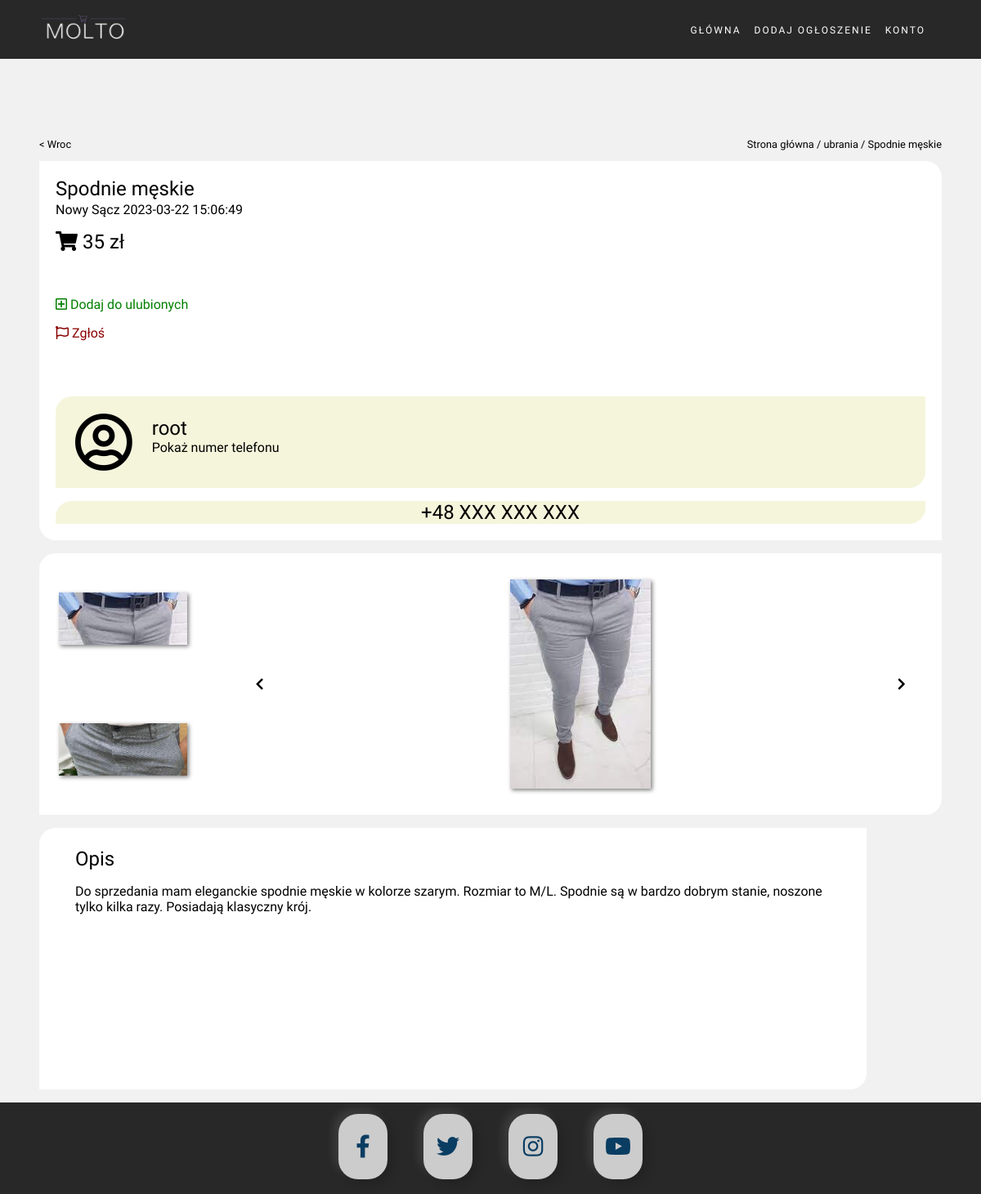
/ann.php?id=7, run on an earlier commit of the app's database.
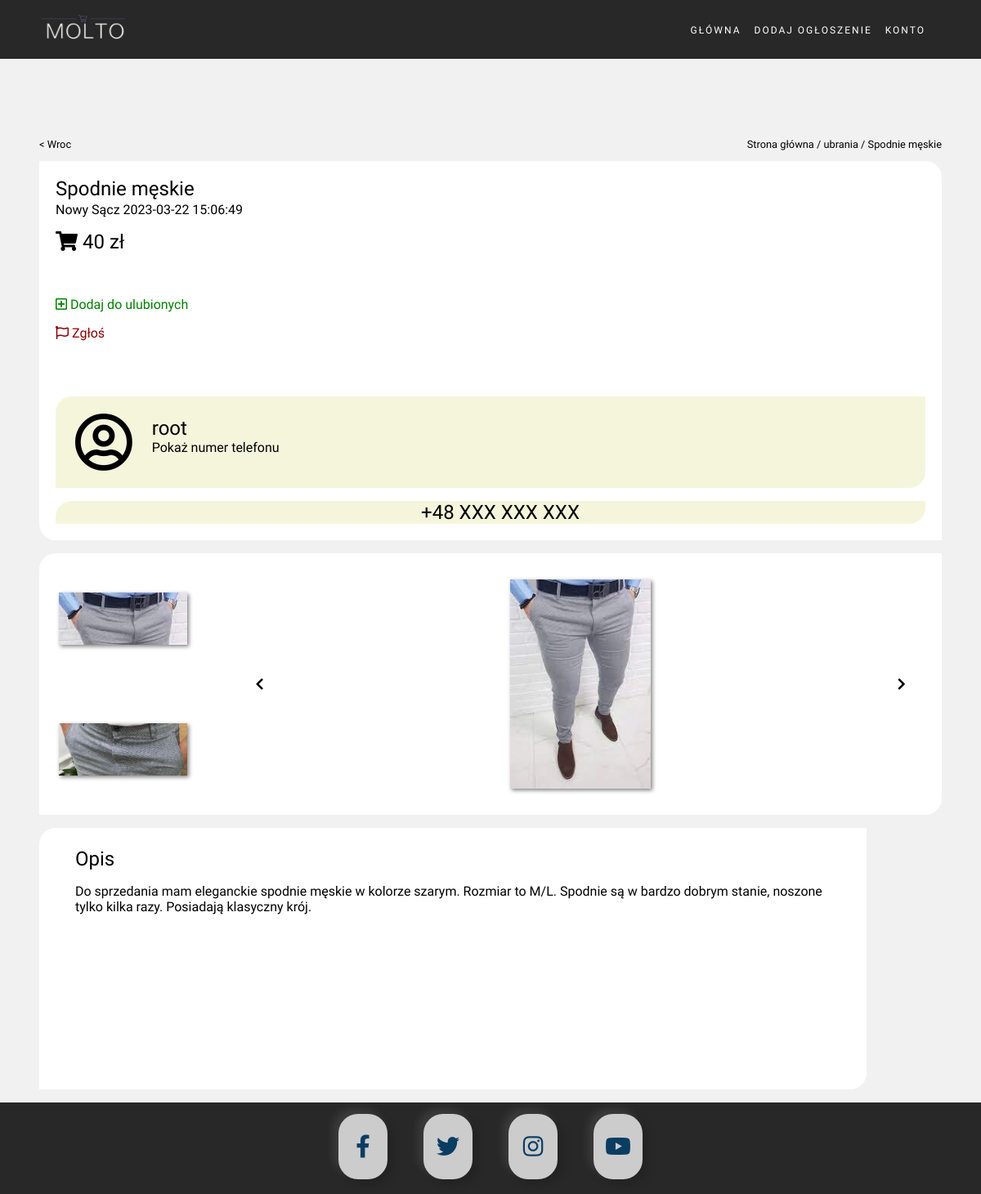
And on a later commit of the database.
### tables this page shows
CREATE TABLE `announcement` (
  `id` int(11) NOT NULL,
  `category` enum('motoryzacja','elektronika','ubrania','dom','nieruchomosci','rozrywka') NOT NULL,
  `title` tinytext NOT NULL,
  `description` text NOT NULL,
  `value` float NOT NULL,
  `img_link` text NOT NULL,
  `contact` text NOT NULL,
  `location` tinytext NOT NULL,
  `date` datetime NOT NULL,
  `user_owner` int(11) NOT NULL,
  `img_id` int(11) NOT NULL
);

CREATE TABLE `user` (
  `id` int(11) NOT NULL,
  `username` text NOT NULL,
  `password` text NOT NULL,
  `email` text NOT NULL,
  `phone_number` tinytext NOT NULL,
  `favorites` tinytext NOT NULL
);

CREATE TABLE `imgdata` (
  `id` int(11) NOT NULL,
  `first_img_link` text NOT NULL,
  `second_img_link` text NOT NULL,
  `third_img_link` text NOT NULL
);

### announcement.php (called while the page is built, shortened)
<?php
class Announcement{
    function __construct($id, $category, $title, $description, $value, $img_link, $contact, $location, $date, $user_owner, $img_id) {
        $this->id = $id;
        $this->title = $title;
        $this->category = $category;
        $this->description = $description;
        $this->value = $value;
        $this->img_link = $img_link;
        $this->location = $location;
        $this->date = $date;
      }
    public static function getById(int $id){
        $conn = DatabaseConnect::connect();
        $cmd = mysqli_prepare($conn, "SELECT * FROM announcement WHERE id=?");
        mysqli_stmt_bind_param($cmd, "i", $id);
        mysqli_stmt_execute($cmd);
        $getResult = mysqli_stmt_get_result($cmd);
        $row = mysqli_fetch_row($getResult);
        if(isset($row)){
            return new Announcement($row[0],$row[1],$row[2],$row[3],$row[4],$row[5],$row[6],$row[7],$row[8],$row[9],$row[10]);
        }else{
            throw new Exception("Cannot find announcement", 1);
        }
    }
    public static function getUserById(int $id){
        $conn = DatabaseConnect::connect();
        $cmd = mysqli_prepare($conn, "SELECT username FROM user WHERE id=?");
        mysqli_stmt_bind_param($cmd, "i", $id);
        mysqli_stmt_execute($cmd);
        $getResult = mysqli_stmt_get_result($cmd);
        $row = mysqli_fetch_row($getResult);
        if(isset($row)){
            return $row[0];
        }else{
            throw new Exception("Cannot find announcement", 1);
        }
    }
    public static function getImgById(int $id){
        $conn = DatabaseConnect::connect();
        $cmd = mysqli_prepare($conn, "SELECT first_img_link,second_img_link,third_img_link FROM imgdata WHERE id=?");
        mysqli_stmt_bind_param($cmd, "i", $id);
        mysqli_stmt_execute($cmd);
        $getResult = mysqli_stmt_get_result($cmd);
        $row = mysqli_fetch_row($getResult);
        if(isset($row)){
            return $row;
        }else{
            throw new Exception("Cannot find announcement", 1);
        }
    }
}
?>

### ann.php (the view, shortened to what this page needs)
<!DOCTYPE html>
<html lang="pl">
<head>
    <link rel="stylesheet" href="style/main.css">
    <link rel="stylesheet" href="style/annstyle.css" MEDIA="(min-width: 1250px)">
    <link rel="stylesheet" href="style/annstylephone.css" MEDIA="(max-width: 1249px)">
    <link rel="stylesheet" href="https://cdnjs.cloudflare.com/ajax/libs/font-awesome/5.13.0/css/all.min.css">
</head>
<body>
<?php
        include_once("page.php");
        Page::generateHeader();
    ?>
    <main>
<?php
include_once("announcement.php");
if (session_status() === PHP_SESSION_NONE) {
    if(isset($_SESSION['logged']) && $_SESSION['logged'] == TRUE){
        $userId = User::userId($_SESSION['username']);
    }else{
        $userId = NULL;
    }
}
if(!isset($_GET["id"]) || !is_numeric($_GET["id"]) || $_GET["id"] <= 0){
    show_error("Nie można znaleźć ogłoszenia");
}else{
    try {
        $announcement = Announcement::getById($_GET["id"]);
        echo '<div class="annNavBack">';
        echo '<p><a href="index.php">< Wroc</a></p>';
        echo '<p><a href="index.php">Strona główna</a> / <a href="category.php?category='.$announcement->category.'">'.$announcement->category.'</a> / '.htmlspecialchars($announcement->title).'</p>';
        echo '</div>';
        echo '<div class="middleContent">';
        echo '<div class="leftBlock">';
        echo '<div class="annInfo">';
        echo '<h2>'.htmlspecialchars($announcement->title).'</h2>';
        echo '<p>'.htmlspecialchars($announcement->location)." ".$announcement->date.'</p>';
        echo '<h2><i class="fas fa-shopping-cart"></i> '.$announcement->value.' zł</h2>';
        echo '</div>';
        echo '<div class="annButtons">';
        echo '<p><a href="action.php?id_favorite='.$announcement->id.'&id_user='.$userId.'"><i class="far fa-plus-square"></i> Dodaj do ulubionych</a></p>';
        echo '<p><a href="action.php?id='.$announcement->id.'"><i class="far fa-flag"></i> Zgłoś</a></p>';
        echo '</div>';
        echo '<div class="annContact">';
        echo '<div class="userProfil">';
        echo '<h2><i class="far fa-user-circle"></i></h2><div><h2>'.Announcement::getUserById($announcement->user_owner).'</h2><p style="cursor: pointer" onclick="show_phone_number()">Pokaż numer telefonu</p></div>';
        echo '</div>';
        echo '<div class="phone">';
        echo '<div><h2 id="phone_number">+48 XXX XXX XXX</h2></div>';
        echo '</div>';
        echo '</div>';
        echo '</div>';
        echo '<div class="rightBlock">';
        echo '<div class="imgColumn">';
        for ($i=0; $i < 3; $i++) {
            if(Announcement::getImgById($announcement->img_id)[$i] != "NULL"){
                echo '<img src="ann_img/'.Announcement::getImgById($announcement->img_id)[$i].'">';
            }
        }?>
        <?php
        echo '</div>';
        echo '<div class="mainImg">';
        echo '<i class="fas fa-chevron-left" onclick="previous_img()"></i>';
        echo '<img src="ann_img/'.$announcement->img_link.'" id="main_img">';
        echo '<i class="fas fa-chevron-right" onclick="next_img()"></i>';
        echo '</div>';
        echo '</div>';
        echo '</div>';
    } catch (Exception $e) {
       show_error("Wystąpił błąd podczas ładowania ogłoszenia");
    }
}
?>
</main>
<section>
    <div id="description">
        <h2>Opis</h2>
        <p> <?php echo htmlspecialchars("$announcement->description") ?></p>
    </div>
</section>
<?php
Page::generateFooter();
?>
</body>
</html>

### page.php
<?php
class Page{
    public static function generateHeader(){
        echo '<link rel="stylesheet" href="style/page.css">';
        echo '<nav>
        <div class="logo">
            <a href="index.php">
                <img src="style/LOGO.png" alt="logo" width="160" >
            </a>
        </div>
        <div class="navigation">
            <ul>
                <li><a href="index.php">Główna</a></li>
                <li><a href="dashboard.php">Dodaj ogłoszenie</a></li>
                <li><a href="dashboard.php">Konto</a></li>
            </ul>
        </div>
    </nav>';
    }
    public static function generateFooter(){
        echo '<footer>
            <div class="socials">
                <a href="https://facebook.com"><i class="fab fa-facebook-f"></i></a>
                <a href="https://twitter.com"><i class="fab fa-twitter"></i></a>
                <a href="https://www.instagram.com"><i class="fab fa-instagram"></i></a>
                <a href="https://www.youtube.com"><i class="fab fa-youtube"></i></a>
            </div>
        </footer>';
    }
}
?>

### style/main.css (style rules this page uses)
body { background-color: #f1f1f1; margin: 0; }
main { background-color: #f1f1f1; }

### style/annstyle.css (style rules this page uses)
main { padding: 4vh 4vw 0vh 4vw; }
section { padding: 0vh 4vw 2vh 4vw; }
p { font-family: "Prompt", sans-serif; font-weight: 100; margin-top: 0.1em; }
h2 { font-family: "Prompt", sans-serif; font-weight: 400; }
a { text-decoration: none; color: inherit; }
.annNavBack { margin-top: 8vh; min-width: 400px; width: 26vw; display: flex; justify-content: space-between; font-family: "Prompt", sans-serif; font-weight: 100; }
.annNavBack a { text-decoration: none; color: black; }
.annButtons { padding: 0px 20px 0px 20px; }
.annButtons p:nth-child(1) { color: green; cursor: pointer; width: 45%; }
.annButtons p:nth-child(2) { color: darkred; cursor: pointer; width: 25%; }
.middleContent { display: flex; justify-content: space-between; height: 75vh; }
.leftBlock { display: flex; flex-direction: column; justify-content: space-between; border-radius: 0px 20px 0px 20px; background-color: white; height: 90%; width: 40%; }
.leftBlock .annInfo { padding: 0px 20px 0px 20px; }
.leftBlock .annInfo h2 { font-family: "Prompt", sans-serif; font-weight: 400; margin-bottom: 0; }
.leftBlock .annInfo p { font-family: "Prompt", sans-serif; font-weight: 100; margin-top: 0.1em; }
.leftBlock .annContact { margin: 0px 20px 20px 20px; }
.leftBlock .annContact .userProfil { border-radius: 20px 0px 20px 0px; background-color: beige; display: flex; justify-content: left; align-items: center; height: 14vh; }
.leftBlock .annContact .phone { border-radius: 20px 0px 20px 0px; background-color: beige; margin-top: 2vh; display: flex; justify-content: center; }
.leftBlock .annContact .userProfil div { display: flex; flex-direction: column; justify-content: center; }
.leftBlock .annContact .userProfil p { margin-left: 2vw; margin-top: 0px; }
.leftBlock .annContact h2 { margin-top: 0; margin-left: 2vw; font-family: "Prompt", sans-serif; font-weight: 400; margin-bottom: 0; }
.leftBlock .annContact .userProfil i { font-size: 4em; }
.rightBlock { display: flex; justify-content: space-around; border-radius: 20px 0px 20px 0px; margin-left: 2vw; background-color: white; height: 90%; width: 80%; }
.rightBlock .imgColumn { display: flex; margin-left: 2vw; flex-direction: column; justify-content: space-around; max-height: 100%; width: 20%; }
.rightBlock .imgColumn img { object-fit: cover; object-position: 100% 0; width: 80%; box-shadow: 2px 2px 5px gray; }
.mainImg { width: 90%; display: flex; justify-content: space-around; align-items: center; }
.mainImg img { margin: auto; object-fit: cover; object-position: 0 0; max-height: 80%; max-width: 80%; box-shadow: 2px 2px 5px gray; }
.mainImg i { cursor: pointer; margin: 5%; }
#description { padding: 0px 20px 0px 20px; background-color: white; width: 100%; height: 40vh; border-radius: 20px 0px 20px 0px; }
#description h2 { padding-top: 1em; margin-top: 0; margin-left: 2vw; font-family: "Prompt", sans-serif; font-weight: 400; margin-bottom: 0; }
#description p { margin-left: 2vw; font-family: "Prompt", sans-serif; font-weight: 100; margin-top: 1em; }

### style/page.css (style rules this page uses)
footer { margin-top: auto; bottom: 0; padding: 0; background-color: #282828; display: flex; align-items: center; justify-content: center; min-height: 14vh; }
.socials a { margin: 0 20px; width: 5vw; min-width: 50px; min-height: 50px; height: 80px; background-color: #ccc; display: inline-block; border-radius: 24px; box-shadow: 6px 6px 12px rgba(0,0,0,.15), -6px -6px 12px rgba(255,255,255,.1); overflow: hidden; font-size: 28px; transition: .3s linear; position: relative; }
nav { display: flex; justify-content: flex-end; justify-content: space-between; background-color: #282828; overflow: hidden; top: 0; width: 100%; height: 9vh; z-index: 1; }
nav .logo { display: flex; align-items: center; margin-left: 4%; }
nav .logo img { width: 30vw; height: 5.2vw; min-height: 60px; min-width: 100px; max-width: 30%; }
.navigation { margin-right: 5%; margin-top: auto; margin-bottom: auto; }
.navigation ul { list-style-type: none; display: flex; justify-content: space-around; justify-content: flex-start; }
.navigation ul a { font-size: 1vw; text-decoration: none; color: white; text-transform: uppercase; }
.navigation ul li a { padding: 1vh; font-weight: 1000; letter-spacing: 2px; font-family: "Raleway", sans-serif; font-weight: 500; }

What changed in the data, as far as the page shows it:
changed announcement "Spodnie męskie": value "35" → "40"
